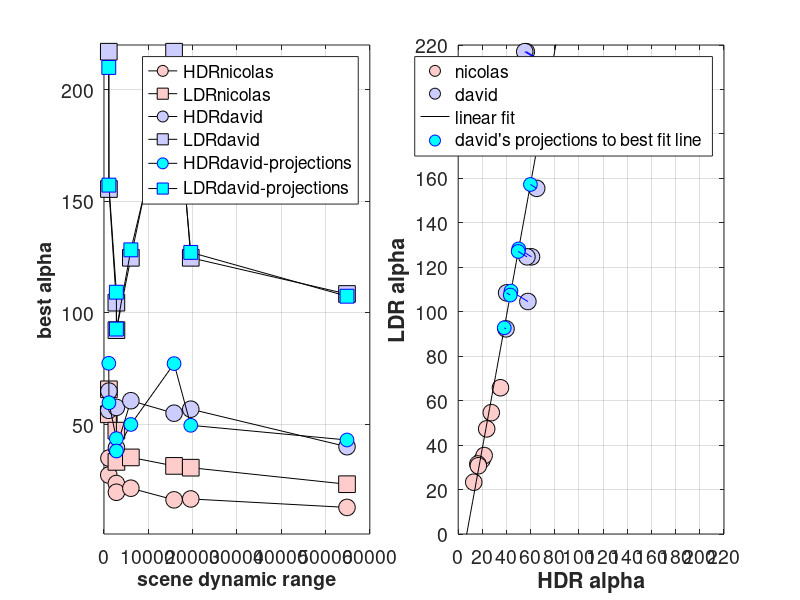

Recreate this plot in MATLAB. (Note: this script raises an error after producing the figure.)
function PlotSummaryResults

    %[dynamicRange, alphaHDR, alphaLDR, pdfFileName] = GetNicolasData();
    %[dynamicRange, alphaHDR, alphaLDR, pdfFileName] = GetDHBData();
    [dynamicRange, alphaHDRnicolas, alphaLDRnicolas, alphaHDRdavid, alphaLDRdavid, pdfFileName] = GetNicolasAndDHBData();
    
    % Fit a line through the combo points
    x = [alphaHDRnicolas(:); alphaHDRdavid(:)];
    y = [alphaLDRnicolas(:); alphaLDRdavid(:)];
    p = polyfit(x,y,1);
    linearFit.x = 0:1:240;
    linearFit.y = polyval(p,linearFit.x);
    
    vector(1,:) = [linearFit.x(1) linearFit.y(1)];
    vector(2,:) = [linearFit.x(end) linearFit.y(end)];
    
    for k = 1:numel(alphaHDRdavid)
        pointQ(:,k) = [alphaHDRdavid(k); alphaLDRdavid(k)];
        [pointQproj(:,k), length_q] = ProjectPointToVector(vector, pointQ(:,k));
    end
    
    h = figure(1);
    clf;
    set(h, 'Position', [10 10 1600 678], 'Color', [1 1 1]);
    subplot(1,2,1);
    plot(dynamicRange, alphaHDRnicolas, 'ko-','MarkerSize', 12, 'MarkerFaceColor', [1 0.8 0.8], 'MarkerEdgeColor', [0 0 0 ]);
    hold on
    plot(dynamicRange, alphaLDRnicolas, 'ks-','MarkerSize', 12, 'MarkerFaceColor', [1 0.8 0.8], 'MarkerEdgeColor', [0 0 0]);
    plot(dynamicRange, alphaHDRdavid, 'ko-','MarkerSize', 12, 'MarkerFaceColor', [0.8 0.8 1.0], 'MarkerEdgeColor', [0 0 0 ]);
    plot(dynamicRange, alphaLDRdavid, 'ks-','MarkerSize', 12, 'MarkerFaceColor', [0.8 0.8 1.0], 'MarkerEdgeColor', [0 0 0]);
    
    plot(dynamicRange, pointQproj(1,:), 'ko-','MarkerSize', 10, 'MarkerFaceColor', 'c', 'MarkerEdgeColor', 'b');
    plot(dynamicRange, pointQproj(2,:), 'ks-','MarkerSize', 10, 'MarkerFaceColor', 'c', 'MarkerEdgeColor', 'b');
    
    set(gca, 'FontSize', 14);
    set(gca, 'YLim', [1 220]);
    legend('HDRnicolas', 'LDRnicolas', 'HDRdavid', 'LDRdavid', 'HDRdavid-projections', 'LDRdavid-projections');
    grid on
    xlabel('scene dynamic range', 'FontSize', 14, 'FontWeight', 'bold');
    ylabel('best alpha',  'FontSize', 14, 'FontWeight', 'bold');
    
    subplot(1,2,2);
    plot(alphaHDRnicolas, alphaLDRnicolas, 'ko', 'MarkerSize', 12, 'MarkerFaceColor', [1.0 0.8 0.8], 'MarkerEdgeColor', [0 0 0 ]);
    hold on
    plot(alphaHDRdavid, alphaLDRdavid, 'ko', 'MarkerSize', 12, 'MarkerFaceColor', [0.8 0.8 1.0], 'MarkerEdgeColor', [0 0 0 ]);
    plot(linearFit.x, linearFit.y, 'k-');
    
    for k = 1:numel(alphaHDRdavid)
        plot(pointQproj(1,k), pointQproj(2,k), 'bo', 'MarkerFaceColor', [0 1 1], 'MarkerSize', 10);
        plot([pointQ(1,k) pointQproj(1,k)], [pointQ(2,k) pointQproj(2,k)], 'b-');
    end
    
    set(gca, 'XLim', [0 220], 'YLim', [0 220], 'XTick', [0:20:300], 'YTick', [0:20:300]);
    legend('nicolas', 'david', 'linear fit', 'david''s projections to best fit line');
    xlabel('HDR alpha', 'FontSize', 14, 'FontWeight', 'bold');
    ylabel('LDR alpha',  'FontSize', 14, 'FontWeight', 'bold');
    grid on
    set(gca, 'FontSize', 14);
    
    
    
    drawnow
    NicePlot.exportFigToPDF(pdfFileName, h, 300);
    
end

function [dynamicRange, alphaHDR, alphaLDR, pdfFileName] = GetDHBData()
    dynamicRange = [54848 2806 15814 1079 19581 2789 6061 1110];
    [s,ix] = sort(dynamicRange);
    alphaHDR = [40.1 39.6 55.1 56.4 56.9 57.7 60.7 65.0];
    alphaLDR = [108.5 92.3 217 217 124.7 104.6 124.7 155.5];
    dynamicRange = dynamicRange(ix);
    alphaHDR = alphaHDR(ix);
    alphaLDR = alphaLDR(ix);
    pdfFileName = 'SummaryAlphasDavid.pdf';
end

function [dynamicRange, alphaHDR, alphaLDR, pdfFileName] = GetNicolasData()
    dynamicRange = [54848 2806 15814 1079 19581 2789 6061 1110];
    [s,ix] = sort(dynamicRange);
    alphaHDR = [12.9 19.7 16.3 27.4 16.7 23.6 21.5 35];
    alphaLDR = [23.3 33.3 31.5 54.6 30.7 47.3 35.3  65.8];
    dynamicRange = dynamicRange(ix);
    alphaHDR = alphaHDR(ix);
    alphaLDR = alphaLDR(ix);
    pdfFileName = 'SummaryAlphasNicolas.pdf';
end

function[dynamicRange, alphaHDRnicolas, alphaLDRnicolas, alphaHDRdavid, alphaLDRdavid, pdfFileName] = GetNicolasAndDHBData()
    dynamicRange = [54848 2806 15814 1079 19581 2789 6061 1110];
    alphaHDRnicolas = [12.9 19.7 16.3 27.4 16.7 23.6 21.5 35];
    alphaLDRnicolas = [23.3 33.3 31.5 54.6 30.7 47.3 35.3  65.8];
    alphaHDRdavid = [40.1 39.6 55.1 56.4 56.9 57.7 60.7 65.0];
    alphaLDRdavid = [108.5 92.3 217 217 124.7 104.6 124.7 155.5];
    
    [s,ix] = sort(dynamicRange);
    dynamicRange = dynamicRange(ix);
    alphaHDRnicolas = alphaHDRnicolas(ix);
    alphaLDRnicolas = alphaLDRnicolas(ix);
    alphaHDRdavid = alphaHDRdavid(ix);
    alphaLDRdavid = alphaLDRdavid(ix);
    pdfFileName = 'SummaryAlphasCombo.pdf';
    
end

function [projPointQ, length_q] = ProjectPointToVector(vector, pointQ)
    p0 = vector(1,:);
    p1 = vector(2,:);
    a = [p1(1) - p0(1), p1(2) - p0(2); p0(2) - p1(2), p1(1) - p0(1)];
    b = [...
        pointQ(1)*(p1(1) - p0(1)) + pointQ(2)*(p1(2) - p0(2)); ...
        p0(2)*(p1(1) - p0(1)) - p0(1)*(p1(2) - p0(2))...
        ];
    projPointQ = a\b;
    length_q = sqrt(sum((projPointQ-pointQ).^2));
end
